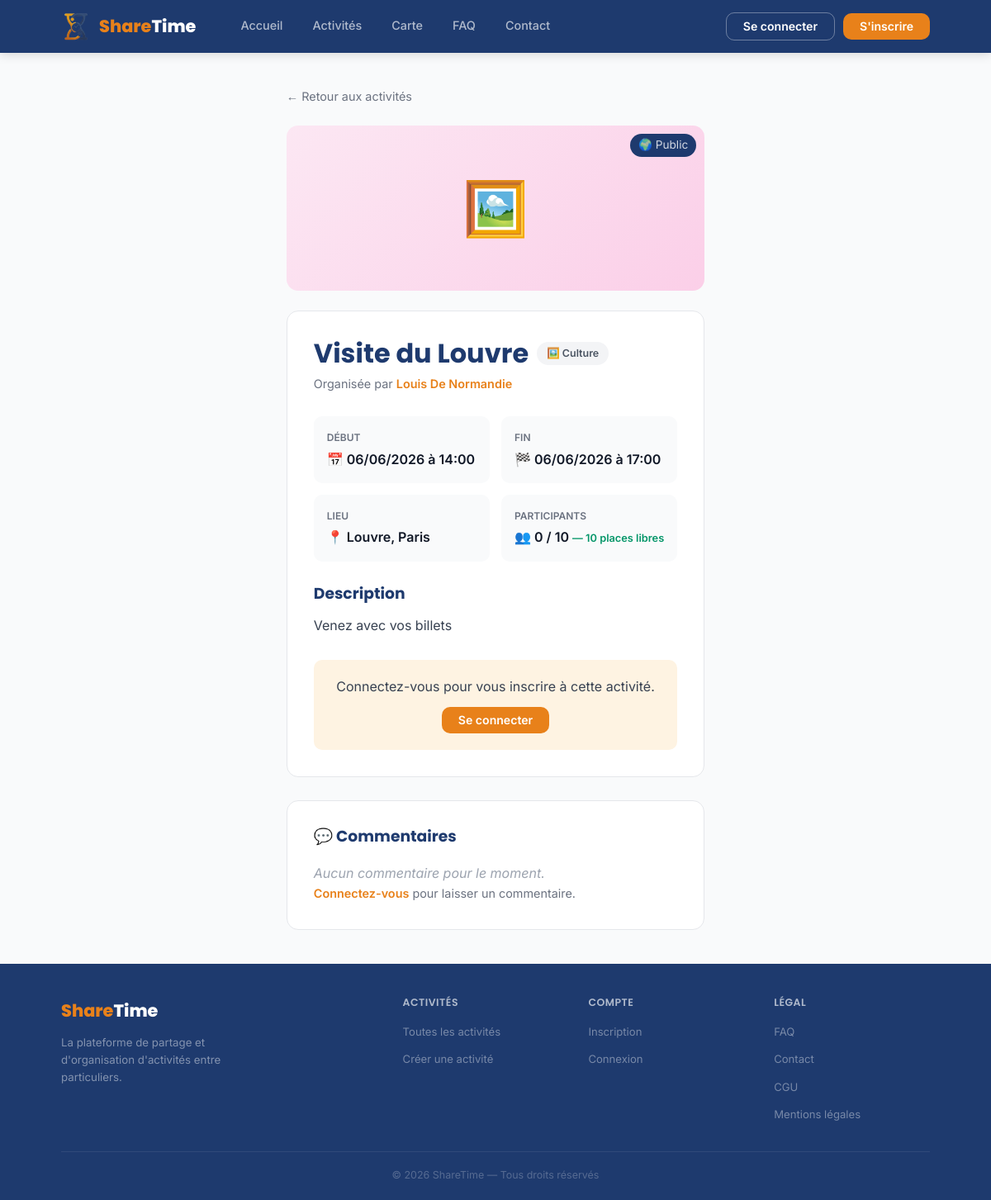
Page /public/?page=detail&id=4 on the committed database.
### tables this page shows
CREATE TABLE `activities` (
  `idactivities` int(11) NOT NULL,
  `creator_id` int(11) NOT NULL,
  `title` varchar(150) NOT NULL,
  `description` text NOT NULL,
  `photo` varchar(255) DEFAULT NULL,
  `location` varchar(255) DEFAULT NULL,
  `city` varchar(100) DEFAULT NULL,
  `start_time` datetime NOT NULL,
  `end_time` datetime NOT NULL,
  `max_participants` int(11) NOT NULL,
  `visibility` enum('publique','privee') DEFAULT 'publique',
  `category` varchar(20) NOT NULL DEFAULT 'autre',
  `status` enum('active','annulee','terminee','en_cours') DEFAULT 'active',
  `liste_attente_active` tinyint(1) DEFAULT 0,
  `rappel_actif` tinyint(1) DEFAULT 0,
  `conditions` text DEFAULT NULL,
  `created_at` datetime DEFAULT current_timestamp(),
  `latitude` decimal(10,7) DEFAULT NULL,
  `longitude` decimal(10,7) DEFAULT NULL
);

CREATE TABLE `users` (
  `idusers` int(11) NOT NULL,
  `nom` varchar(100) NOT NULL,
  `prenom` varchar(100) NOT NULL,
  `pseudo` varchar(50) DEFAULT NULL,
  `email` varchar(150) NOT NULL,
  `email_verified` tinyint(1) NOT NULL DEFAULT 0,
  `mot_de_passe` varchar(255) NOT NULL,
  `ville` varchar(100) DEFAULT NULL,
  `bio` text DEFAULT NULL,
  `photo_profil` varchar(255) DEFAULT NULL,
  `note_moyenne` float DEFAULT 0,
  `role` enum('utilisateur','admin','superadmin') NOT NULL DEFAULT 'utilisateur',
  `is_banned` tinyint(1) NOT NULL DEFAULT 0,
  `date_naissance` date DEFAULT NULL,
  `cgu_acceptees` tinyint(1) NOT NULL DEFAULT 0,
  `cgu_version` varchar(20) DEFAULT NULL,
  `date_creation` datetime DEFAULT current_timestamp()
);

### app/models/Activity.php (called while the page is built, shortened)
<?php
class Activity {
    private $pdo;
    public function __construct($pdo) {
        $this->pdo = $pdo;
    }
    public function getById($id) {
        $stmt = $this->pdo->prepare("
            SELECT a.*, u.prenom, u.nom, u.pseudo, u.note_moyenne AS creator_note,
                   COALESCE(r_stats.nb_inscrits, 0) AS nb_inscrits,
                   COALESCE(r_stats.nb_attente, 0)  AS nb_attente
            FROM activities a
            JOIN users u ON u.idusers = a.creator_id
            LEFT JOIN (
                SELECT activity_id,
                       SUM(status = 'inscrit')    AS nb_inscrits,  -- SUM de booléens = COUNT conditionnel
                       SUM(status = 'en_attente') AS nb_attente
                FROM registrations
                WHERE activity_id = :id2   -- filtre dans la table dérivée pour ne lire qu'une activité
                GROUP BY activity_id
            ) r_stats ON r_stats.activity_id = a.idactivities
            WHERE a.idactivities = :id
        ");
        $stmt->execute(['id' => (int)$id, 'id2' => (int)$id]);
        return $stmt->fetch();
    }
}

### public/pages/detail.php (the view, shortened to what this page needs)
<?php
if (!$activity): ?>
<main class="container" style="padding:80px 0; text-align:center;">
    <p style="font-size:2rem; margin-bottom:16px;">😕</p>
    <p style="font-size:1.2rem; color:var(--gray-600); margin-bottom:20px;">Activité introuvable.</p>
    <a href="/sharetime/public/?page=activites" class="btn btn-navy">← Retour aux activités</a>
</main>
<?php else:
    $category_info = $CATEGORY_MAP[$activity['category']] ?? $CATEGORY_MAP['autre'];
    $available_places = $activity['max_participants'] - $activity['nb_inscrits'];
    $start_datetime = new DateTime($activity['start_time']);
    $end_datetime   = new DateTime($activity['end_time']);
?>
<main class="container" style="padding:40px 0; max-width:800px; margin:auto;">
    <a href="/sharetime/public/?page=activites"
       style="color:var(--gray-500); font-size:0.9rem; display:inline-flex; align-items:center; gap:6px; margin-bottom:24px; text-decoration:none;">
        ← Retour aux activités
    </a>
    <?php if (!empty($activity['photo'])):  ?>
    <div style="border-radius:var(--radius-lg); height:220px; margin-bottom:24px; position:relative; overflow:hidden;
                background-image:url('/sharetime/public/uploads/activites/<?= htmlspecialchars($activity['photo']) ?>');
                background-size:cover; background-position:center;">
    <?php else: ?>
    <div class="card-image <?= $category_info[1] ?>"
         style="border-radius:var(--radius-lg); height:200px; margin-bottom:24px; font-size:4rem; position:relative;">
        <?= $category_info[0] ?>
    <?php endif; ?>
        <span class="card-badge-vis" style="font-size:0.85rem;">
            <?= $activity['visibility'] === 'publique' ? '🌍 Public' : '🔒 Privé' ?>
        </span>
    </div>
    <div style="background:white; border:1.5px solid var(--gray-200); border-radius:var(--radius-lg); padding:32px;">
        <div style="display:flex; align-items:center; gap:10px; margin-bottom:6px;">
            <h1 style="color:var(--navy); margin:0;"><?= htmlspecialchars($activity['title']) ?></h1>
            <a href="/sharetime/public/?page=activites&category=<?= htmlspecialchars($activity['category']) ?>"
               style="background:var(--gray-100); color:var(--gray-600); padding:4px 12px; border-radius:99px;
                      font-size:0.78rem; font-weight:600; text-decoration:none; white-space:nowrap; flex-shrink:0;">
                <?= $category_info[0] ?> <?= $category_info[2] ?>
            </a>
        </div>
        <div style="display:flex;align-items:center;justify-content:space-between;flex-wrap:wrap;gap:8px;margin-bottom:28px;">
            <p style="color:var(--gray-500); font-size:0.9rem; margin:0;">
                Organisée par
                <a href="/sharetime/public/?page=profil&id=<?= $activity['creator_id'] ?>"
                   style="color:var(--orange); font-weight:600; text-decoration:none;">
                    <?= htmlspecialchars($activity['prenom'] . ' ' . $activity['nom']) ?>
                </a>
            </p>
        </div>
        <div style="display:grid; grid-template-columns:1fr 1fr; gap:14px; margin-bottom:28px;">
            <div style="background:var(--gray-50); border-radius:10px; padding:16px;">
                <p style="font-size:0.75rem; color:var(--gray-500); text-transform:uppercase; font-weight:600; margin-bottom:4px;">Début</p>
                <p style="font-weight:600; color:var(--gray-900);">📅 <?= $start_datetime->format('d/m/Y à H:i') ?></p>
            </div>
            <div style="background:var(--gray-50); border-radius:10px; padding:16px;">
                <p style="font-size:0.75rem; color:var(--gray-500); text-transform:uppercase; font-weight:600; margin-bottom:4px;">Fin</p>
                <p style="font-weight:600; color:var(--gray-900);">🏁 <?= $end_datetime->format('d/m/Y à H:i') ?></p>
            </div>
            <div style="background:var(--gray-50); border-radius:10px; padding:16px;">
                <p style="font-size:0.75rem; color:var(--gray-500); text-transform:uppercase; font-weight:600; margin-bottom:4px;">Lieu</p>
                <p style="font-weight:600; color:var(--gray-900);">📍 <?= htmlspecialchars($activity['location']) ?>, <?= htmlspecialchars($activity['city']) ?></p>
            </div>
            <div style="background:var(--gray-50); border-radius:10px; padding:16px;">
                <p style="font-size:0.75rem; color:var(--gray-500); text-transform:uppercase; font-weight:600; margin-bottom:4px;">Participants</p>
                <p style="font-weight:600; color:var(--gray-900);">
                    👥 <?= $activity['nb_inscrits'] ?> / <?= $activity['max_participants'] ?>
                    <?php if ($available_places <= 0):  ?>
                        <span class="places-full"> — Complet</span>
                    <?php elseif ($available_places <= 2):  ?>
                        <span class="places-few"> — <?= $available_places ?> place(s)</span>
                    <?php else:  ?>
                        <span class="places-ok"> — <?= $available_places ?> places libres</span>
                    <?php endif; ?>
                </p>
            </div>
        </div>
        <div style="margin-bottom:28px;">
            <h3 style="color:var(--navy); margin-bottom:12px;">Description</h3>
            <p style="color:var(--gray-700); line-height:1.75;">
                <?= nl2br(htmlspecialchars($activity['description'])) ?>
            </p>
        </div>
        <?php if ($activity['status'] === 'active'):  ?>
            <?php if (!isset($_SESSION['user'])):  ?>
                <div style="background:var(--orange-pale); border-radius:10px; padding:20px; text-align:center;">
                    <p style="margin-bottom:12px; color:var(--gray-700);">Connectez-vous pour vous inscrire à cette activité.</p>
                    <a href="/sharetime/public/?page=connexion" class="btn btn-orange">Se connecter</a>
                </div>
            <?php endif; ?>
        <?php endif; ?>
    </div>
    <div id="comments" style="margin-top:28px; background:white; border:1.5px solid var(--gray-200); border-radius:var(--radius-lg); padding:32px;">
        <h3 style="color:var(--navy); margin-bottom:20px;">
            💬 Commentaires
        </h3>
        <?php if (empty($comments)):  ?>
            <p style="color:var(--gray-400); font-style:italic;">Aucun commentaire pour le moment.</p>
        <?php endif; ?>
        <?php if (isset($_SESSION['user'])):  ?>
            <form method="post" action="/sharetime/public/?page=commenter">
                <input type="hidden" name="csrf_token" value="<?= csrf_token() ?>">
                <input type="hidden" name="activity_id" value="<?= $activity['idactivities'] ?>">
                <div style="display:flex; flex-direction:column; gap:10px;">
                    <textarea name="content" rows="3" maxlength="1000" required
                              placeholder="Votre commentaire…"
                              style="border:1.5px solid var(--gray-200); border-radius:8px; padding:10px 14px;
                                     font-family:inherit; font-size:0.9rem; color:var(--gray-700);
                                     resize:vertical; outline:none; width:100%; box-sizing:border-box;"></textarea>
                    <div style="text-align:right;">
                        <button type="submit" class="btn btn-navy btn-sm">Publier</button>
                    </div>
                </div>
            </form>
        <?php else: ?>
            <p style="color:var(--gray-500); font-size:0.9rem;">
                <a href="/sharetime/public/?page=connexion" style="color:var(--orange); font-weight:600;">Connectez-vous</a>
                pour laisser un commentaire.
            </p>
        <?php endif; ?>
    </div>
</main>
<?php endif; ?>

### public/css/style.css (style rules this page uses)
:root { --orange: #E8811A; --orange-light: #F9A54A; --orange-pale: #FEF3E2; --navy: #1E3A6E; --navy-light: #2D5494; --navy-pale: #EBF0F8; --white: #FFFFFF; --gray-50: #F9FAFB; --gray-100: #F3F4F6; --gray-200: #E5E7EB; --gray-300: #D1D5DB; --gray-400: #9CA3AF; --gray-500: #6B7280; --gray-600: #4B5563; --gray-700: #374151; --gray-900: #111827; --shadow-sm: 0 1px 3px rgba(0,0,0,0.08); --shadow-md: 0 4px 16px rgba(0,0,0,0.10); --shadow-lg: 0 8px 32px rgba(30,58,110,0.12); --radius-sm: 6px; --radius-md: 10px; --radius-lg: 14px; --radius-xl: 20px; }
*, *::before, *::after { box-sizing: border-box; margin: 0; padding: 0; }
html { scroll-behavior: smooth; }
body { font-family: 'Inter', sans-serif; font-size: 16px; color: var(--gray-900); background: var(--gray-50); line-height: 1.6; }
a { text-decoration: none; color: inherit; }
h1, h2, h3, h4 { font-family: 'Poppins', sans-serif; line-height: 1.2; }
.container { max-width: 1100px; margin: 0 auto; padding: 0 24px; }
.btn { display: inline-flex; align-items: center; gap: 6px; padding: 9px 20px; border-radius: var(--radius-md); font-size: 0.88rem; font-weight: 600; font-family: 'Inter', sans-serif; border: none; cursor: pointer; transition: background 0.15s, transform 0.1s, box-shadow 0.15s; text-decoration: none; line-height: 1; }
.btn-orange { background: var(--orange); color: white; }
.card-image { height: 140px; display: flex; align-items: center; justify-content: center; font-size: 3rem; position: relative; }
.card-image.art { background: linear-gradient(135deg, #FCE7F3, #FBCFE8); }
.card-badge-vis { position: absolute; top: 10px; right: 10px; background: var(--navy); border-radius: 99px; padding: 3px 10px; font-size: 0.7rem; color: rgba(255,255,255,0.8); }
.places-ok { color: #059669; font-size: 0.8rem; font-weight: 600; }

### app/views/header.php (style rules this page uses)
html, body { height: 100%; margin: 0; }
body { display: flex; flex-direction: column; min-height: 100vh; }
main { flex: 1; }

### rows in the picture
activities: category "🖼️", title "Visite du Louvre", category "Culture", creator.nom "Louis De Normandie", start_time "06/06/2026 à 14:00", end_time "06/06/2026 à 17:00", location "Louvre", city "Paris", max_participants "10", description "Venez avec vos billets"

### other values in the picture
$activity['nb_inscrits'] "0"
